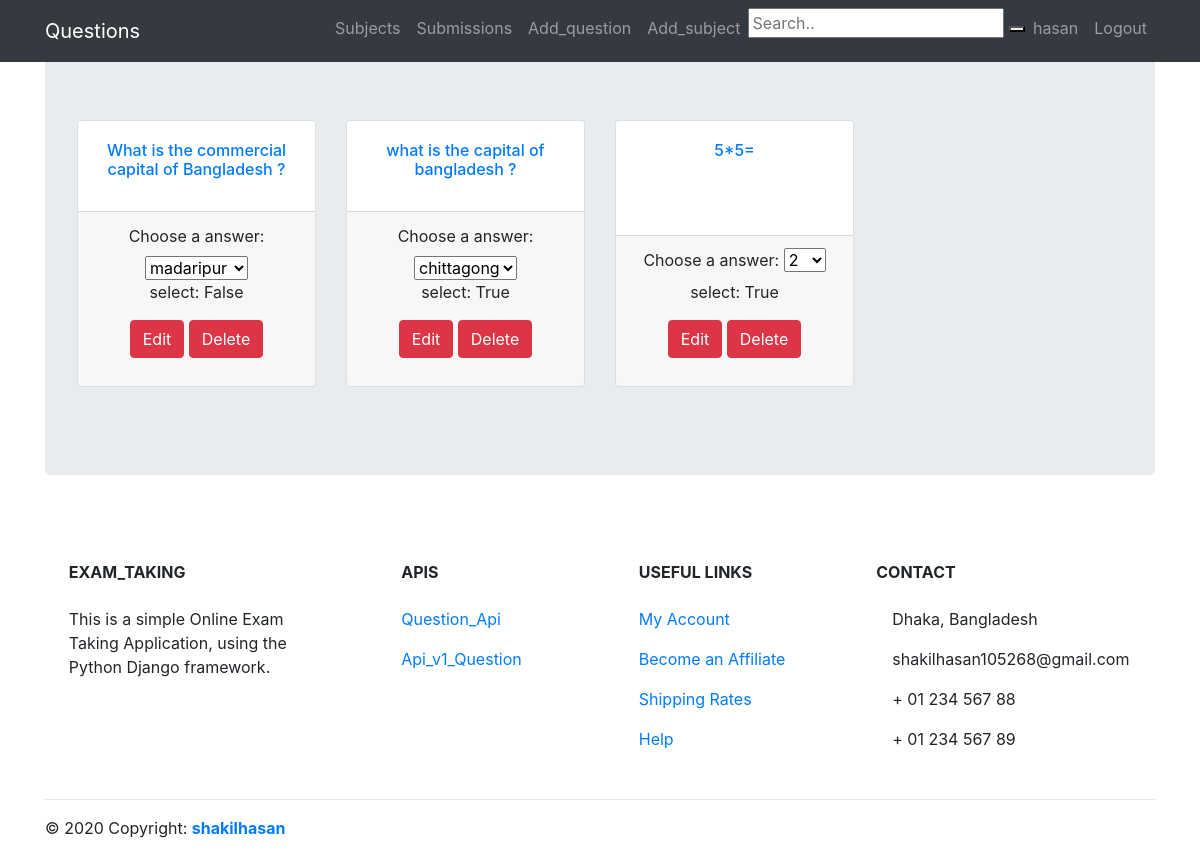
The app's page / (signed in) with its own data.
### exam/models.py (models this page shows, shortened)
class Question(models.Model):
    name = models.CharField(max_length=100, null=True)
    subject = models.ForeignKey(Subject, related_name="subjects", on_delete=models.CASCADE, null=True)
    select = models.BooleanField(default=False)

### exam/views.py (the view)
# urls.py: path('', views.question_home, name= 'question_home'),
@login_required(login_url='/login/')
def question_home(request):
    template = loader.get_template('exam/question_home.html')
    if request.method == 'POST':
        question = Question.objects.filter(name__contains=request.POST.get('search'));
    else:
        question = Question.objects.order_by('?')
    choices = Choice.objects.order_by('?')
    context = { 'question' : question , 'choices':choices }
    return HttpResponse(template.render(context, request))

### exam/templates/exam/question_home.html (shortened to what this page needs)
{% extends 'base.html' %}
{% load static %}
{% block content %}
<div class="row text-center">
{% if user.is_superuser %}
{% for question in question %}
  <div class="col-lg-3 col-md-6 mb-4">
    <div class="card h-100">
      <div class="card-body text-center">
        <a  class="card-title" href="#" ><h6 class="card-title">{{ question.name }}</h6></a>
      </div>
      <div class="card-footer">
        <form  method="post" action="/submission_add/">
            <label for="choice" name="choice">Choose a answer:</label>
            <select id="choice" name="choice" >
              {% for choice in choices %}
              {% if choice.question == question %}
              <option value={{ choice.id }}>{{ choice.name }}</option>
              {% endif %}
              {% endfor %}
          </select><br>
            <p class="card-text">select: {{ question.select }}</p>
            <a class="btn btn-danger" href="{% url 'question_edit' question.id %}">Edit</a>
            <a class="btn btn-danger" href="{% url 'question_delete' question.id %}">Delete</a>
        </form>
      </div>
    </div>
  </div>
{% endfor %}
{% endif %}
</div>
{% endblock %}

### templates/base.html (shortened to what this page needs)
{% load static %}
<html>
   <head>
   {% load staticfiles %}
      <link href="{% static 'css/bootstrap.min.css' %}" rel="stylesheet">
      <link rel="stylesheet" href="{% static 'css/style.css' %}">
   </head>
   <body>
         <div class="page-header page-header-custom " >
            <h1 class="text-center">Exam_Taking</h1>
         </div>
<nav class="navbar navbar-expand-sm bg-dark navbar-dark fixed-top"  >
  <div class="container">
  <a class="navbar-brand" href="{% url 'question_home' %}">Questions</a>
  <div class="collapse navbar-collapse" id="navbarResponsive">
  <ul class="navbar-nav ml-auto">
    {% if user.is_authenticated %}
    <li class="nav-item">
      <a class="nav-link" href="{% url 'subject_home' %}">Subjects</a>
    </li>
    {% if user.is_superuser %}
    <li class="nav-item">
      <a class="nav-link" href="{% url 'submission_home' %}">Submissions</a>
    </li>
    <li class="nav-item">
      <a class="nav-link" href="{% url 'question_add' %}">Add_question</a>
    </li>
    <li class="nav-item">
      <a class="nav-link" href="{% url 'subject_add' %}">Add_subject</a>
    </li>
    {% endif %}
    <li class="nav-item">
      <form method="post" action="/" enctype="multipart/form-data">
        <input type="text" placeholder="Search.." name="search">
        <button type="submit"></button>
      </form>
    </li>
    <li class="nav-item">
      <a class="nav-link" >{{user.username}}</a>
    </li>
    <li class="nav-item">
      <a class="nav-link" href="{% url 'logout' %}" >Logout</a>
    </li>
    {% endif %}
  </ul>
</div>
</div>
</nav>
<div class="container">
      <div class="jumbotron">
         {% block content %}
         {% endblock %}
      </div>
</div>
<footer class="page-footer font-small mdb-color pt-4">
  <div class="container text-center text-md-left">
    <div class="row text-center text-md-left mt-3 pb-3">
      <div class="col-md-3 col-lg-3 col-xl-3 mx-auto mt-3">
        <h6 class="text-uppercase mb-4 font-weight-bold">Exam_Taking</h6>
        <p>This is a simple Online Exam Taking Application, using the Python Django framework.</p>
      </div>
      <div class="col-md-2 col-lg-2 col-xl-2 mx-auto mt-3">
        {% if user.is_superuser %}
        <h6 class="text-uppercase mb-4 font-weight-bold">APIs</h6>
        <p>  <a href="{% url 'question_api' %}">Question_Api</a>  </p>
        <p>  <a id="api_v1_question" href="#">Api_v1_Question</a>  </p>
        {% else %}
        <h6 class="text-uppercase mb-4 font-weight-bold">Products</h6>
        <p>  <a href="#">Product1</a>  </p>
        <p>  <a href="#">Product2</a>  </p>
        {% endif %}
      </div>
      <div class="col-md-3 col-lg-2 col-xl-2 mx-auto mt-3">
        <h6 class="text-uppercase mb-4 font-weight-bold">Useful links</h6>
        <p>  <a href="#!">My Account</a>  </p>
        <p>  <a href="#!">Become an Affiliate</a>  </p>
        <p>  <a href="#!">Shipping Rates</a>  </p>
        <p>  <a href="#!">Help</a></p>
      </div>
      <div class="col-md-4 col-lg-3 col-xl-3 mx-auto mt-3">
        <h6 class="text-uppercase mb-4 font-weight-bold">Contact</h6>
        <p> Dhaka, Bangladesh</p>
        <p> shakilhasan105268@gmail.com</p>
        <p>   + 01 234 567 88</p>
        <p>   + 01 234 567 89</p>
      </div>
    </div>
    <hr>
    <div class="row d-flex align-items-center">
      <div class="col-md-7 col-lg-8">
        <p class="text-center text-md-left">© 2020 Copyright:  <a href="#">  <strong>shakilhasan</strong></a>  </p>
      </div>
      <div class="col-md-5 col-lg-4 ml-lg-0">
        <div class="text-center text-md-right">
          <ul class="list-unstyled list-inline">
            <li class="list-inline-item">
              <a class="btn-floating btn-sm rgba-white-slight mx-1">
              </a>
            </li>
            <li class="list-inline-item">
              <a class="btn-floating btn-sm rgba-white-slight mx-1">
              </a>
            </li>
            <li class="list-inline-item">
              <a class="btn-floating btn-sm rgba-white-slight mx-1">
              </a>
            </li>
            <li class="list-inline-item">
              <a class="btn-floating btn-sm rgba-white-slight mx-1">
              </a>
            </li>
          </ul>
        </div>
      </div>
    </div>
  </div>
</footer>
    </body>
</html>

### records on screen
Question: name "What is the commercial capital of Bangladesh ?", select "False"
Question: name "what is the capital of bangladesh ?", select "True"
Question: name "5*5=", select "True"

### other values on screen
{{ user.username }} "hasan"
form field choice "madaripur"
form field choice "chittagong"
form field choice "2"
